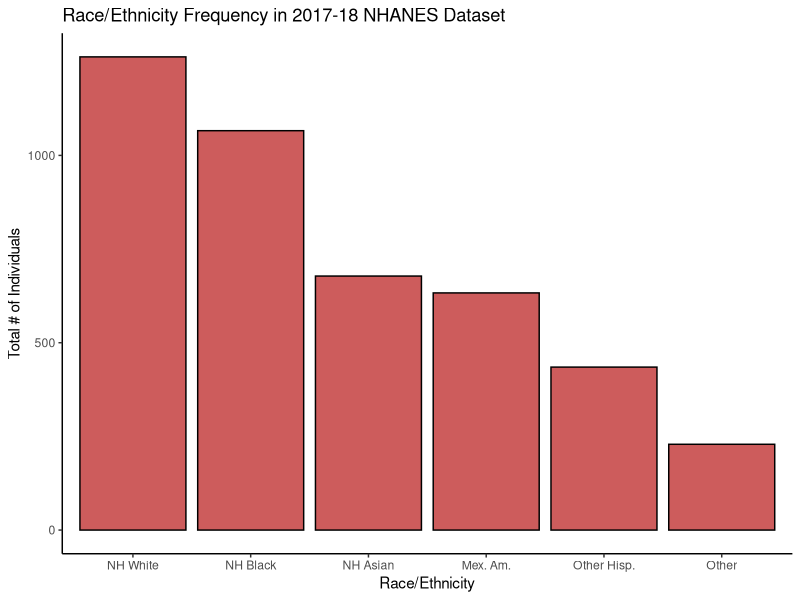
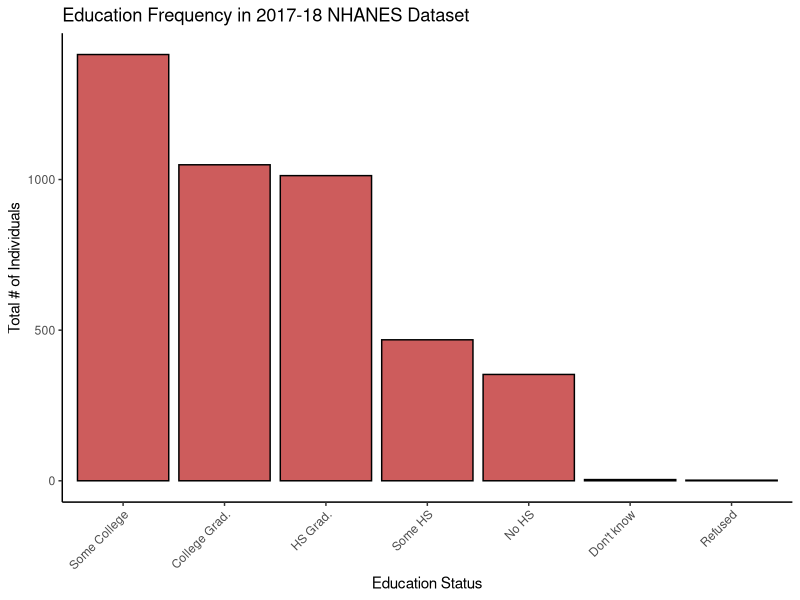
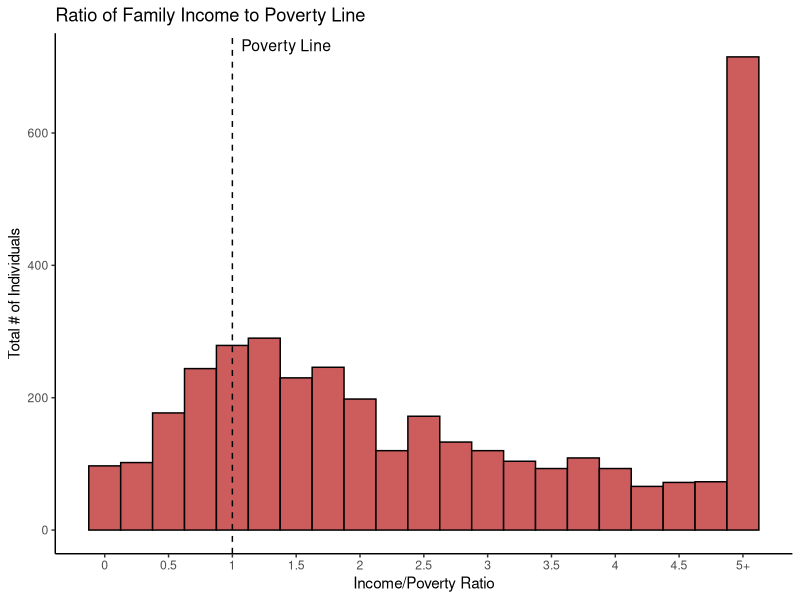
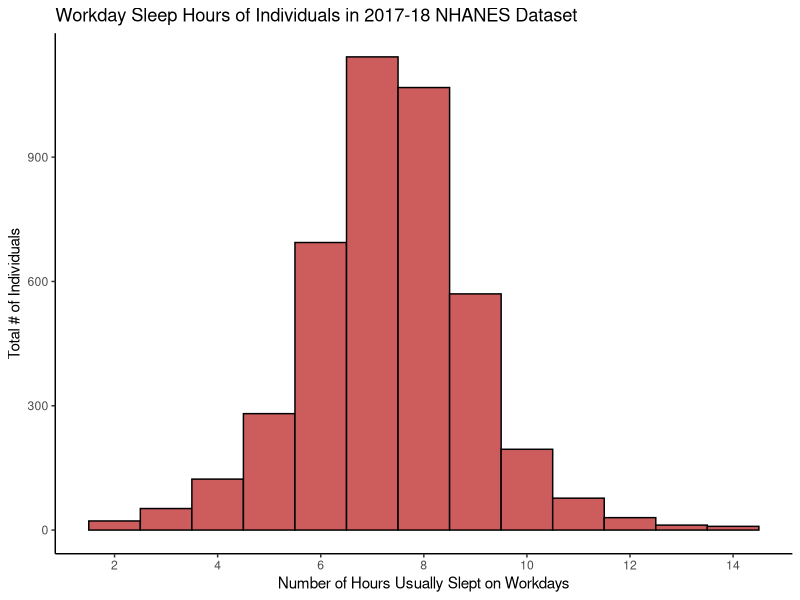

These charts were generated, in order, by the following R code: (Note: this script raises an error after producing the figures.)
library(ggplot2)
library(forcats)

dataset = read.csv('./data/unweighted_dataset.csv')

colnames(dataset)

gender_plot = ggplot(dataset, aes(RIAGENDR, fill = RIAGENDR)) +
  geom_bar() +
  scale_fill_manual(
    values = c(
      "indianred",
      "cornflowerblue"
    )
  ) +
  labs(
    title = "Gender Frequency in 2017-18 NHANES Dataset",
    fill = "Gender",
    x = "Gender",
    y = "Total # of Individuals"
  ) +
  theme_classic()


age_plot = ggplot(dataset, aes(RIDAGEYR)) +
  geom_histogram(binwidth = 5, fill = "indianred", color = "black") +
  labs(
    title = "Age Frequency in 2017-18 NHANES Dataset",
    x = "Age (years)",
    y = "Total # of Individuals"
  ) +
  theme_classic()

re_plot = ggplot(dataset, aes(fct_infreq(RIDRETH3), fill = RIDRETH3)) +
  geom_bar(fill = "indianred", color = "black") +
  labs(
    title = "Race/Ethnicity Frequency in 2017-18 NHANES Dataset",
    x = "Race/Ethnicity",
    y = "Total # of Individuals"
  ) +
  scale_x_discrete(
    labels = c(
      "Mexican American" = "Mex. Am.",
      "Non-Hispanic Asian" = "NH Asian",
      "Non-Hispanic Black" = "NH Black",
      "Non-Hispanic White" = "NH White",
      "Other Hispanic" = "Other Hisp.",
      "Other Race - Including Multi-Racial" = "Other"
    )
  ) +
  theme_classic()
re_plot

library(forcats)
educ_plot = ggplot(dataset, aes(fct_infreq(DMDEDUC2))) +
  geom_bar(fill = "indianred", color = "black") +
  labs(
    title = "Education Frequency in 2017-18 NHANES Dataset",
    x = "Education Status",
    y = "Total # of Individuals"
  ) +
  scale_x_discrete(
    labels = c(
      "9-11th grade (Includes 12th grade with no diploma)" = "Some HS",
      "College graduate or above" = "College Grad.",
      "High school graduate/GED or equivalent" = "HS Grad.",
      "Less than 9th grade" = "No HS",
      "Some college or AA degree" = "Some College"
    )
  ) +
  theme_classic() +
  theme(
    axis.text.x = element_text(angle = 45, hjust = 1)
  )
educ_plot

table(dataset$INDFMPIR)
income_plot = ggplot(dataset, aes(INDFMPIR)) +
  geom_histogram(binwidth = 0.25, fill = "indianred", color = "black") +
  labs(
    title = "Ratio of Family Income to Poverty Line",
    x = "Income/Poverty Ratio",
    y = "Total # of Individuals"
  ) +
  scale_x_continuous(
    breaks = seq(0, 5, by = 0.5),
    labels = c(as.character(seq(0, 4.5, by = 0.5)), "5+")
  ) +
  geom_vline(
    xintercept = 1.0,
    linetype = "dashed",
    color = "black"
  ) +
  annotate(
    "text",
    x = 1.0,
    y = Inf,
    label = "Poverty Line",
    vjust = 1.5,
    hjust = -0.1,
    size = 4
  ) +
  theme_classic()
income_plot

sleep_plot = ggplot(dataset, aes(SLD012)) +
  geom_histogram(binwidth = 1, fill = "indianred", color = "black") +
  labs(
    title = "Workday Sleep Hours of Individuals in 2017-18 NHANES Dataset",
    x = "Number of Hours Usually Slept on Workdays",
    y = "Total # of Individuals"
  ) +
  scale_x_continuous(breaks = seq(0, 14, by = 2)) +
  theme_classic()
sleep_plot

dataset = dataset %>%
  mutate(
    PAD680 = na_if(PAD680, 9999)
  )

sedentary_plot = ggplot(dataset, aes(PAD680)) +
  geom_histogram(binwidth = 120, fill = "indianred", color = "black") +
  labs(
    title = "Sedentary Minutes per Day of Individuals in 2017-18 NHANES Dataset",
    x = "Sedentary Minutes per Day",
    y = "Total # of Individuals"
  ) +
  scale_x_continuous(breaks = seq(0, 1440, by = 120)) +
  theme_classic()
sedentary_plot


dataset = dataset %>%
  mutate(
    ALQ130 = replace(ALQ130, ALQ130 %in% c(777, 999), NA)
  )

alc_plot = ggplot(dataset, aes(x = ALQ130)) +
  geom_histogram(
    binwidth = 1,
    boundary = 0.5,
    fill = "indianred",
    color = "black"
  ) +
  labs(
    title = "Avg. Number of Alcoholic Drinks/day in Last Year in 2017-18 NHANES Dataset",
    x = "Avg. # of Alcoholic Drinks/day in Last Year",
    y = "Total # of Individuals"
  ) +
  scale_x_continuous(
    breaks = 1:15,
    labels = c(as.character(1:14), "15+")
  ) +
  theme_classic()
alc_plot

joint_plot = ggplot(
  dataset %>%
    dplyr::filter(!is.na(DUQ219)) %>%
    mutate(
      DUQ219 = factor(
        DUQ219,
        levels = c(
          "1 per day",
          "2 per day",
          "3-5 per day",
          "Six or more per day"
        )
      )
    ),
  aes(DUQ219)
) +
  geom_bar(fill = "indianred", color = "black") +
  labs(
    title = "Number of Joints Smoked per Day by Individuals in 2017-18 NHANES Dataset",
    x = "Joints/Day",
    y = "Total # of Individuals"
  ) +
  scale_x_discrete(
    labels = c(
      "1 per day" = "1",
      "2 per day" = "2",
      "3-5 per day" = "3-5",
      "Six or more per day" = "6+"
    )
  ) +
  theme_classic()
joint_plot


table(dataset$DUQ220U)
recent_weed_plot = ggplot(dataset, aes(fct_infreq(DUQ220U), fill = DUQ220U)) +
  geom_bar() +
  scale_fill_manual(
    values = c(
      "gray",
      "darkgreen"
    )
  ) +
  labs(
    title = "Last Time Individuals Used Marijuana in 2017-18 NHANES Dataset",
    fill = "Last Time Using Marijuana",
    x = "Last Time Using Marijuana",
    y = "Total # of Individuals"
  ) +
  theme_classic()
recent_weed_plot

tobacco_plot = ggplot(dataset, aes(fct_infreq(SMDANY))) +
  geom_bar(fill = "indianred", color = "black") +
  labs(
    title = "Last Time Individuals Used Tobacco in 2017-18 NHANES Dataset",
    fill = "Last Time Using Tobacco",
    x = "Last Time Using Tobacco",
    y = "Total # of Individuals"
  ) +
  scale_x_discrete(
    labels = c(
      "Yes" = "Past 5 Days",
      "No" = "Not In Past 5 Days"
    )
  ) +
  theme_classic() +
  theme(
    axis.text.x = element_text(angle = 45, hjust = 1)
  )
tobacco_plot
colnames(dataset)

long_work_plot = ggplot(
  dataset %>% dplyr::filter(!is.na(OCQ210)),
  aes(fct_infreq(OCQ210), fill = OCQ210)
) +
  geom_bar() +
  scale_fill_manual(
    values = c(
      "gray",
      "indianred"
    )
  ) +
  labs(
    title = "Individuals Often Work 35+ Hours per Week in 2017-18 NHANES Dataset (NA=3741)",
    fill = "Works 35+ Hrs/Week",
    x = "Works 35+ Hrs/Week",
    y = "Total # of Individuals"
  ) +
  theme_classic()
long_work_plot
